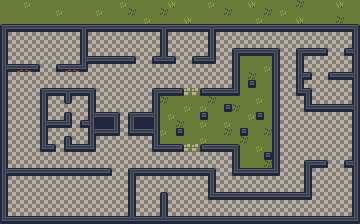

The image is a tile-based game level rendered from a .tmx file. Its description and source (layers, tilesets, objects; grid data summarised) follow:
An orthogonal 45x28 tile map with 8x8 px tiles, 2 tile layers (Suelo, Paredes), 3 tilesets and 43 objects.

<map version="1.5" tiledversion="1.7.2" orientation="orthogonal" renderorder="right-down" width="45" height="28" tilewidth="8" tileheight="8" infinite="0" nextlayerid="6" nextobjectid="49">
 <editorsettings>
  <export target="carcelmapa.json" format="json" />
 </editorsettings>
 <tileset firstgid="1" source="carceltile.tsx" />
 <tileset firstgid="73" source="objectsheet.tsx" />
 <tileset firstgid="82" source="guardiasprites.tsx" />
 <layer id="1" name="Suelo" width="45" height="28">
  <properties>
   <property name="colisiona" type="bool" value="false" />
  </properties>
  <data>[1260 cells, 1260 non-empty, 8 distinct tile ids]</data>
 </layer>
 <objectgroup id="3" name="Objetos">
  <object id="2" gid="81" x="136" y="184" width="8" height="8" />
  <object id="3" gid="81" x="168" y="40" width="8" height="8" />
  <object id="4" gid="78" x="232" y="112" width="8" height="8" />
  <object id="5" gid="80" x="344" y="104" width="8" height="8" />
  <object id="7" gid="77" x="88" y="40" width="8" height="8" />
  <object id="8" gid="76" x="8" y="184" width="8" height="8" />
  <object id="9" gid="75" x="136" y="216" width="8" height="8" />
  <object id="10" gid="81" x="120" y="128" width="8" height="8" />
  <object id="11" gid="73" x="48" y="112" width="8" height="8" />
 </objectgroup>
 <objectgroup id="5" name="Patrulla">
  <object id="12" gid="67" x="20" y="82" width="4" height="4">
   <properties>
    <property name="guardia" type="int" value="1" />
    <property name="punto" type="int" value="1" />
   </properties>
  </object>
  <object id="23" gid="67" x="20" y="82" width="4" height="4">
   <properties>
    <property name="guardia" type="int" value="1" />
    <property name="punto" type="int" value="3" />
   </properties>
  </object>
  <object id="15" gid="67" x="116" y="82" width="4" height="4">
   <properties>
    <property name="guardia" type="int" value="1" />
    <property name="punto" type="int" value="2" />
   </properties>
  </object>
  <object id="14" gid="67" x="20" y="162" width="4" height="4">
   <properties>
    <property name="guardia" type="int" value="1" />
    <property name="punto" type="int" value="0" />
   </properties>
  </object>
  <object id="17" gid="67" x="48" y="210" width="4" height="4">
   <properties>
    <property name="guardia" type="int" value="2" />
    <property name="punto" type="int" value="0" />
   </properties>
  </object>
  <object id="18" gid="67" x="48" y="192" width="4" height="4">
   <properties>
    <property name="guardia" type="int" value="2" />
    <property name="punto" type="int" value="3" />
   </properties>
  </object>
  <object id="19" gid="67" x="104" y="192" width="4" height="4">
   <properties>
    <property name="guardia" type="int" value="2" />
    <property name="punto" type="int" value="2" />
   </properties>
  </object>
  <object id="20" gid="67" x="104" y="210" width="4" height="4">
   <properties>
    <property name="guardia" type="int" value="2" />
    <property name="punto" type="int" value="1" />
   </properties>
  </object>
  <object id="21" gid="67" x="180" y="210" width="4" height="4">
   <properties>
    <property name="guardia" type="int" value="3" />
    <property name="punto" type="int" value="0" />
   </properties>
  </object>
  <object id="22" gid="67" x="336" y="210" width="4" height="4">
   <properties>
    <property name="guardia" type="int" value="3" />
    <property name="punto" type="int" value="1" />
   </properties>
  </object>
  <object id="38" gid="67" x="336" y="152" width="4" height="4">
   <properties>
    <property name="guardia" type="int" value="6" />
    <property name="punto" type="int" value="0" />
   </properties>
  </object>
  <object id="39" gid="67" x="312" y="152" width="4" height="4">
   <properties>
    <property name="guardia" type="int" value="6" />
    <property name="punto" type="int" value="1" />
   </properties>
  </object>
  <object id="40" gid="67" x="312" y="128" width="4" height="4">
   <properties>
    <property name="guardia" type="int" value="6" />
    <property name="punto" type="int" value="2" />
   </properties>
  </object>
  <object id="41" gid="67" x="336" y="128" width="4" height="4">
   <properties>
    <property name="guardia" type="int" value="6" />
    <property name="punto" type="int" value="3" />
   </properties>
  </object>
  <object id="24" gid="67" x="286" y="184" width="4" height="4">
   <properties>
    <property name="guardia" type="int" value="4" />
    <property name="punto" type="int" value="0" />
   </properties>
  </object>
  <object id="36" gid="67" x="286" y="184" width="4" height="4">
   <properties>
    <property name="guardia" type="int" value="5" />
    <property name="punto" type="int" value="4" />
   </properties>
  </object>
  <object id="25" gid="67" x="222" y="184" width="4" height="4">
   <properties>
    <property name="guardia" type="int" value="4" />
    <property name="punto" type="int" value="1" />
   </properties>
  </object>
  <object id="37" gid="67" x="222" y="184" width="4" height="4">
   <properties>
    <property name="guardia" type="int" value="5" />
    <property name="punto" type="int" value="5" />
   </properties>
  </object>
  <object id="26" gid="67" x="222" y="162" width="4" height="4">
   <properties>
    <property name="guardia" type="int" value="5" />
    <property name="punto" type="int" value="6" />
   </properties>
  </object>
  <object id="27" gid="67" x="190" y="162" width="4" height="4">
   <properties>
    <property name="guardia" type="int" value="5" />
    <property name="punto" type="int" value="7" />
   </properties>
  </object>
  <object id="28" gid="67" x="190" y="80" width="4" height="4">
   <properties>
    <property name="guardia" type="int" value="4" />
    <property name="punto" type="int" value="4" />
   </properties>
  </object>
  <object id="32" gid="67" x="190" y="80" width="4" height="4">
   <properties>
    <property name="guardia" type="int" value="5" />
    <property name="punto" type="int" value="0" />
   </properties>
  </object>
  <object id="29" gid="67" x="222" y="80" width="4" height="4">
   <properties>
    <property name="guardia" type="int" value="4" />
    <property name="punto" type="int" value="5" />
   </properties>
  </object>
  <object id="33" gid="67" x="222" y="80" width="4" height="4">
   <properties>
    <property name="guardia" type="int" value="5" />
    <property name="punto" type="int" value="1" />
   </properties>
  </object>
  <object id="30" gid="67" x="222" y="42" width="4" height="4">
   <properties>
    <property name="guardia" type="int" value="4" />
    <property name="punto" type="int" value="6" />
   </properties>
  </object>
  <object id="34" gid="67" x="222" y="42" width="4" height="4">
   <properties>
    <property name="guardia" type="int" value="5" />
    <property name="punto" type="int" value="2" />
   </properties>
  </object>
  <object id="31" gid="67" x="286" y="42" width="4" height="4">
   <properties>
    <property name="guardia" type="int" value="4" />
    <property name="punto" type="int" value="7" />
   </properties>
  </object>
  <object id="35" gid="67" x="286" y="42" width="4" height="4">
   <properties>
    <property name="guardia" type="int" value="5" />
    <property name="punto" type="int" value="3" />
   </properties>
  </object>
 </objectgroup>
 <objectgroup id="4" name="Guardias">
  <object id="42" gid="82" x="20" y="162" width="4" height="4">
   <properties>
    <property name="isHighSecurity" type="bool" value="false" />
    <property name="nGuardia" type="int" value="1" />
   </properties>
  </object>
  </objectgroup>
 <layer id="2" name="Paredes" width="45" height="28">
  <properties>
   <property name="colisiona" type="bool" value="true" />
  </properties>
  <data>[1260 cells, 355 non-empty, 12 distinct tile ids]</data>
 </layer>
</map>
<!-- 5 of 43 objects omitted -->
